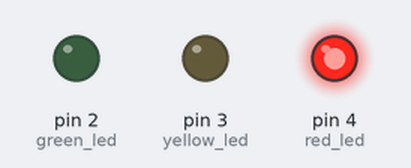
The program below on a simulated Arduino Uno, built with avr-gcc and run on an emulated ATmega328P. On the bench: output pins drawn as LEDs (lit = HIGH).

Above: at 2.0 s.
At 8.0 s:
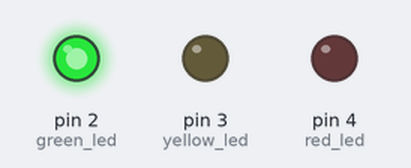
At 11.0 s:
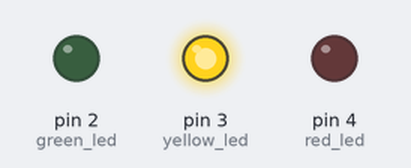
Timing chart, 0 to 15.6 s (numbered marks = the images above):
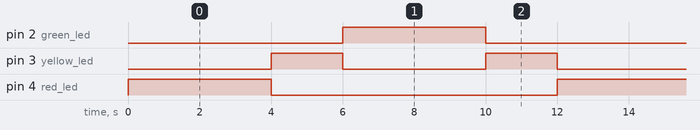

Measured:
- by itself, pin 2 (green_led), pin 4 (red_led): alternates HIGH for 4.0 s and LOW for 8.0 s
- by itself, pin 3 (yellow_led): alternates HIGH for 2.0 s and LOW for 4.0 s
- by itself, everything shown: repeats every 12.0 s, in 5 steps

The program:

main.cpp
```cpp
#include <Arduino.h>

int red_led = 4;
int yellow_led = 3;
int green_led = 2;

void setup() {
  // put your setup code here, to run once:
  pinMode(red_led, OUTPUT);
  pinMode(yellow_led, OUTPUT);
  pinMode(green_led, OUTPUT);

}

void loop() {
  // put your main code here, to run repeatedly:
  digitalWrite(red_led, HIGH);
  delay(4000);
  digitalWrite(red_led, LOW);

  digitalWrite(yellow_led, HIGH);
  delay(2000);
  digitalWrite(yellow_led, LOW);

  digitalWrite(green_led, HIGH);
  delay(4000);
  digitalWrite(green_led, LOW);

  digitalWrite(yellow_led, HIGH);
  delay(2000);
  digitalWrite(yellow_led, LOW);


}
```
